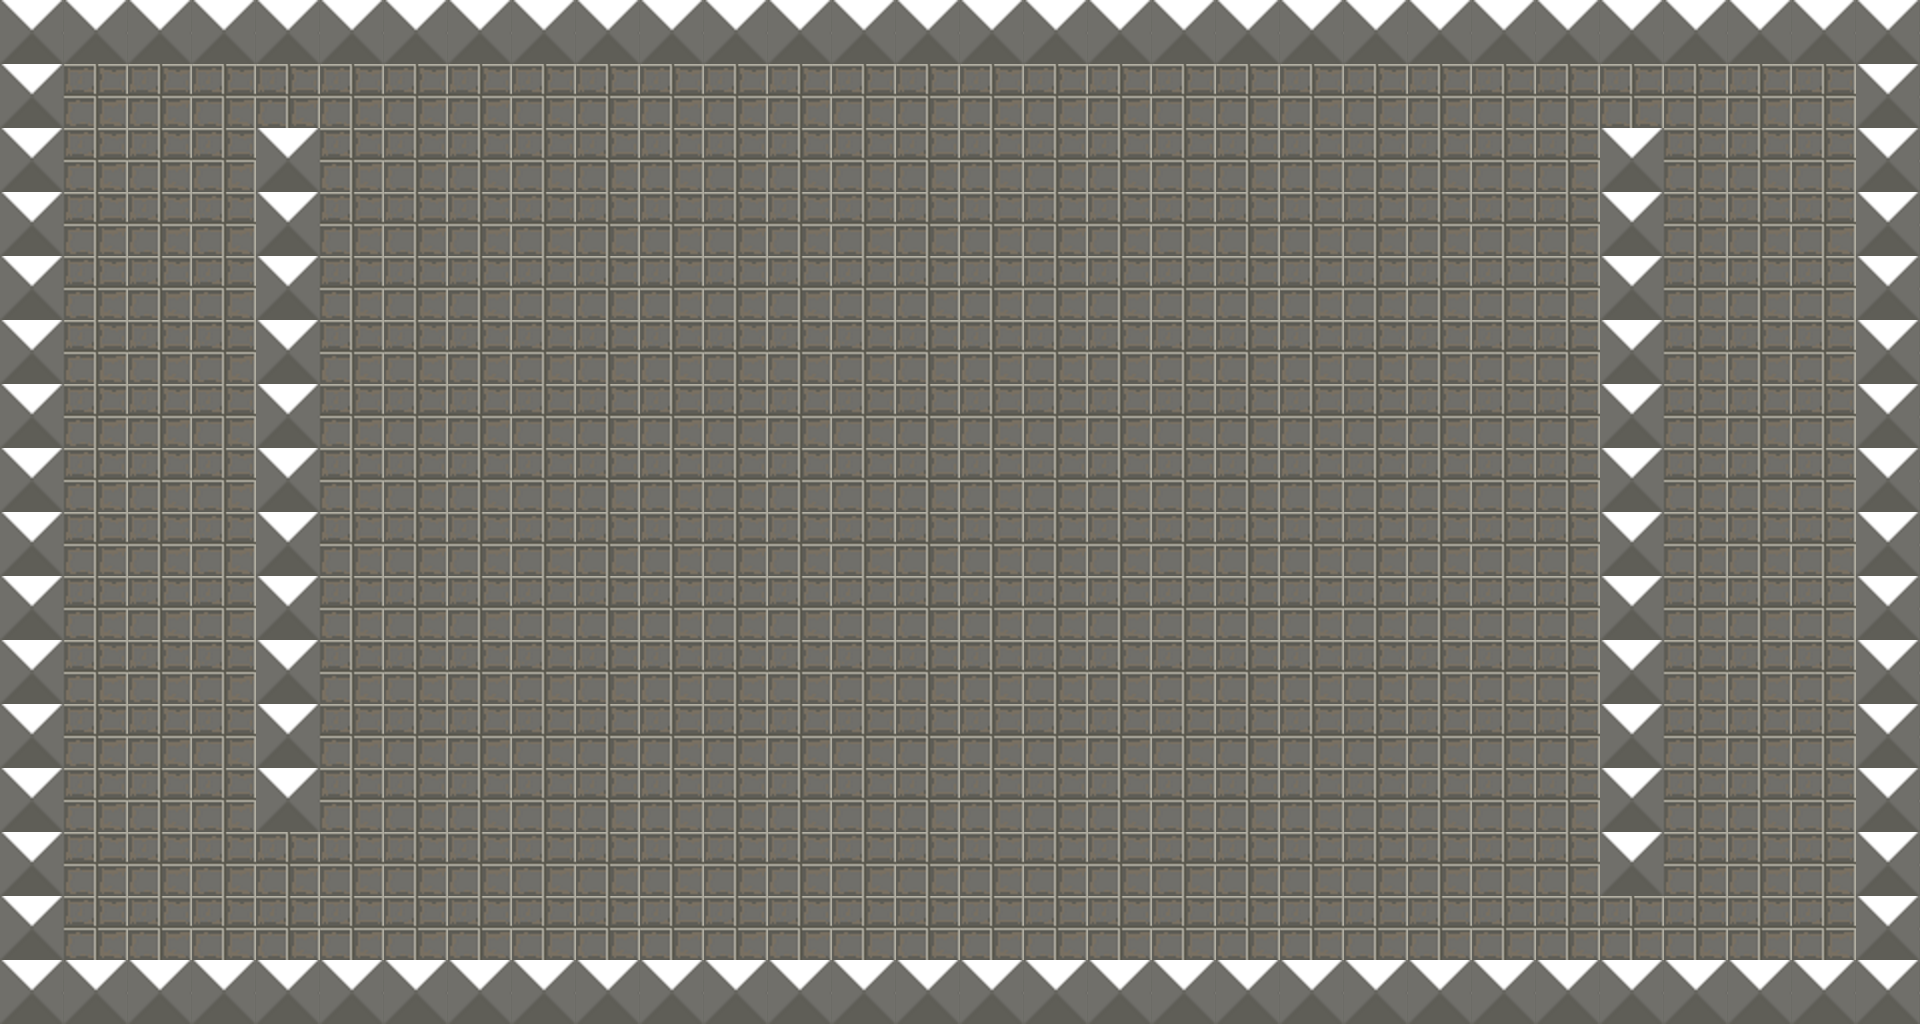

A 2D game scene composited from a Tiled map and its tileset images. What follows is a short description and the map's XML, with every tile layer's data as written:
An orthogonal 30x16 tile map with 64x64 px tiles, 2 tile layers (Floor, Walls) and 6 objects.

<map version="1.10" tiledversion="1.10.2" orientation="orthogonal" renderorder="right-down" width="30" height="16" tilewidth="64" tileheight="64" infinite="0" nextlayerid="4" nextobjectid="18">
 <editorsettings>
  <export target="test_map.lua" format="lua" />
 </editorsettings>
 <tileset firstgid="1" name="shitty_tileset" tilewidth="64" tileheight="64" tilecount="2" columns="2">
  <image source="../sprites/tilesets/shitty_tileset.png" width="128" height="64" />
 </tileset>
 <layer id="1" name="Floor" width="30" height="16">
  <data encoding="csv">
2,2,2,2,2,2,2,2,2,2,2,2,2,2,2,2,2,2,2,2,2,2,2,2,2,2,2,2,2,2,
2,2,2,2,2,2,2,2,2,2,2,2,2,2,2,2,2,2,2,2,2,2,2,2,2,2,2,2,2,2,
2,2,2,2,2,2,2,2,2,2,2,2,2,2,2,2,2,2,2,2,2,2,2,2,2,2,2,2,2,2,
2,2,2,2,2,2,2,2,2,2,2,2,2,2,2,2,2,2,2,2,2,2,2,2,2,2,2,2,2,2,
2,2,2,2,2,2,2,2,2,2,2,2,2,2,2,2,2,2,2,2,2,2,2,2,2,2,2,2,2,2,
2,2,2,2,2,2,2,2,2,2,2,2,2,2,2,2,2,2,2,2,2,2,2,2,2,2,2,2,2,2,
2,2,2,2,2,2,2,2,2,2,2,2,2,2,2,2,2,2,2,2,2,2,2,2,2,2,2,2,2,2,
2,2,2,2,2,2,2,2,2,2,2,2,2,2,2,2,2,2,2,2,2,2,2,2,2,2,2,2,2,2,
2,2,2,2,2,2,2,2,2,2,2,2,2,2,2,2,2,2,2,2,2,2,2,2,2,2,2,2,2,2,
2,2,2,2,2,2,2,2,2,2,2,2,2,2,2,2,2,2,2,2,2,2,2,2,2,2,2,2,2,2,
2,2,2,2,2,2,2,2,2,2,2,2,2,2,2,2,2,2,2,2,2,2,2,2,2,2,2,2,2,2,
2,2,2,2,2,2,2,2,2,2,2,2,2,2,2,2,2,2,2,2,2,2,2,2,2,2,2,2,2,2,
2,2,2,2,2,2,2,2,2,2,2,2,2,2,2,2,2,2,2,2,2,2,2,2,2,2,2,2,2,2,
2,2,2,2,2,2,2,2,2,2,2,2,2,2,2,2,2,2,2,2,2,2,2,2,2,2,2,2,2,2,
2,2,2,2,2,2,2,2,2,2,2,2,2,2,2,2,2,2,2,2,2,2,2,2,2,2,2,2,2,2,
2,2,2,2,2,2,2,2,2,2,2,2,2,2,2,2,2,2,2,2,2,2,2,2,2,2,2,2,2,2
</data>
 </layer>
 <layer id="2" name="Walls" width="30" height="16">
  <data encoding="csv">
1,1,1,1,1,1,1,1,1,1,1,1,1,1,1,1,1,1,1,1,1,1,1,1,1,1,1,1,1,1,
1,0,0,0,0,0,0,0,0,0,0,0,0,0,0,0,0,0,0,0,0,0,0,0,0,0,0,0,0,1,
1,0,0,0,1,0,0,0,0,0,0,0,0,0,0,0,0,0,0,0,0,0,0,0,0,1,0,0,0,1,
1,0,0,0,1,0,0,0,0,0,0,0,0,0,0,0,0,0,0,0,0,0,0,0,0,1,0,0,0,1,
1,0,0,0,1,0,0,0,0,0,0,0,0,0,0,0,0,0,0,0,0,0,0,0,0,1,0,0,0,1,
1,0,0,0,1,0,0,0,0,0,0,0,0,0,0,0,0,0,0,0,0,0,0,0,0,1,0,0,0,1,
1,0,0,0,1,0,0,0,0,0,0,0,0,0,0,0,0,0,0,0,0,0,0,0,0,1,0,0,0,1,
1,0,0,0,1,0,0,0,0,0,0,0,0,0,0,0,0,0,0,0,0,0,0,0,0,1,0,0,0,1,
1,0,0,0,1,0,0,0,0,0,0,0,0,0,0,0,0,0,0,0,0,0,0,0,0,1,0,0,0,1,
1,0,0,0,1,0,0,0,0,0,0,0,0,0,0,0,0,0,0,0,0,0,0,0,0,1,0,0,0,1,
1,0,0,0,1,0,0,0,0,0,0,0,0,0,0,0,0,0,0,0,0,0,0,0,0,1,0,0,0,1,
1,0,0,0,1,0,0,0,0,0,0,0,0,0,0,0,0,0,0,0,0,0,0,0,0,1,0,0,0,1,
1,0,0,0,1,0,0,0,0,0,0,0,0,0,0,0,0,0,0,0,0,0,0,0,0,1,0,0,0,1,
1,0,0,0,0,0,0,0,0,0,0,0,0,0,0,0,0,0,0,0,0,0,0,0,0,1,0,0,0,1,
1,0,0,0,0,0,0,0,0,0,0,0,0,0,0,0,0,0,0,0,0,0,0,0,0,0,0,0,0,1,
1,1,1,1,1,1,1,1,1,1,1,1,1,1,1,1,1,1,1,1,1,1,1,1,1,1,1,1,1,1
</data>
 </layer>
 <objectgroup id="3" name="Collisions">
  <object id="3" x="1600" y="128" width="64" height="768" />
  <object id="4" x="256" y="128" width="64" height="704" />
  <object id="10" x="64" y="0" width="1792" height="64" />
  <object id="11" x="1856" y="0" width="64" height="1024" />
  <object id="13" x="0" y="0" width="64" height="960" />
  <object id="17" x="0" y="960" width="1856" height="64" />
 </objectgroup>
</map>
